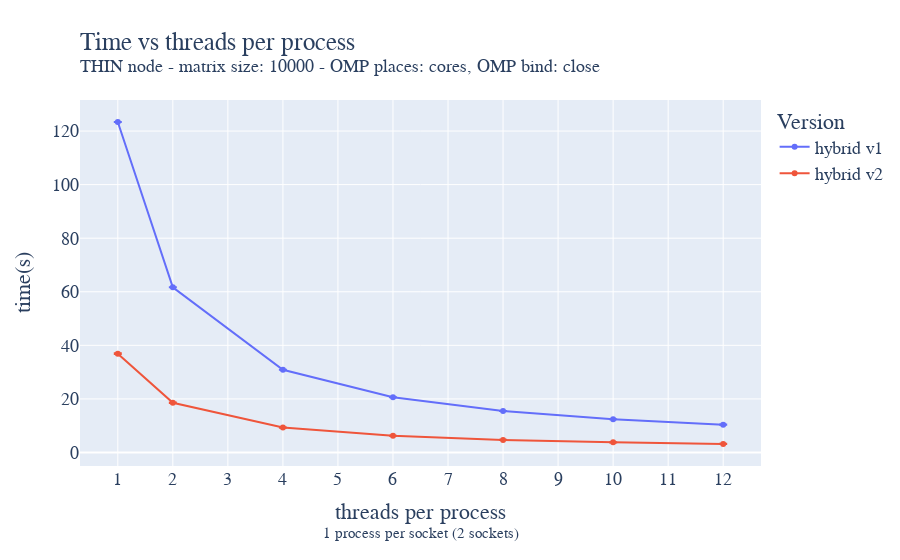

Notebook cell for this chart:
### Code cell
fig = go.Figure()

fig.add_trace(go.Scatter(x=strong_OMP_thin_hybrid_static_small_grid_avg["nthreads_per_process"]["mean"][:7], y=strong_OMP_thin_hybrid_static_small_grid_avg["time"]["mean"][:7], name='hybrid v1',
                         error_y=dict(
                             type="data",
                             array=strong_OMP_thin_hybrid_static_small_grid_avg["time"]["std"][:7],
                             visible=True)))
fig.add_trace(go.Scatter(x=strong_OMP_thin_hybrid_static_small_grid_avg["nthreads_per_process"]["mean"][7:], y=strong_OMP_thin_hybrid_static_small_grid_avg["time"]["mean"][7:], name='hybrid v2',
                         error_y=dict(
                             type="data",
                             array=strong_OMP_thin_hybrid_static_small_grid_avg["time"]["std"][7:],
                             visible=True)))
fig.update_layout(
    title=go.layout.Title(
        text="Time vs threads per process<br><sup>THIN node - matrix size: 10000 - OMP places: cores, OMP bind: close</sup>",
        xref="paper",
        x=0,
    ),
    xaxis_title="threads per process<br><sup>1 process per socket (2 sockets)</sup>",
    xaxis = dict(
        tickmode = 'linear',
        tick0 = '0',
        dtick = '1'
    ),
    yaxis_title="time(s)",
    legend_title="Version",
    font=dict(
        family="Courier New, monospace",
        size=18,
    )
)
fig.show()
fig.write_image("strong_OMP_thin_hybrid_small_grid.pdf", height=500, width=1000)

### Figure 1 — Plotly figure (JSON) as saved in the notebook; plotly's stock layout.template omitted (floating-point values rounded to 4 significant figures)
{"data": [{"error_y": {"array": [0.02499, 0.01645, 0.01044, 0.007418, 0.003234, 0.003809, 0.03035], "type": "data", "visible": true}, "name": "hybrid v1", "type": "scatter", "x": [1, 2, 4, 6, 8, 10, 12], "y": [123.4, 61.67, 30.89, 20.6, 15.48, 12.4, 10.38]}, {"error_y": {"array": [0.136, 0.1019, 0.01866, 0.02003, 0.01709, 0.013, 0.03842], "type": "data", "visible": true}, "name": "hybrid v2", "type": "scatter", "x": [1, 2, 4, 6, 8, 10, 12], "y": [36.88, 18.53, 9.292, 6.234, 4.691, 3.781, 3.184]}], "layout": {"font": {"family": "Courier New, monospace", "size": 18}, "legend": {"title": {"text": "Version"}}, "title": {"text": "Time vs threads per process<br><sup>THIN node - matrix size: 10000 - OMP places: cores, OMP bind: close</sup>", "x": 0, "xref": "paper"}, "xaxis": {"dtick": "1", "tick0": "0", "tickmode": "linear", "title": {"text": "threads per process<br><sup>1 process per socket (2 sockets)</sup>"}}, "yaxis": {"title": {"text": "time(s)"}}}}
